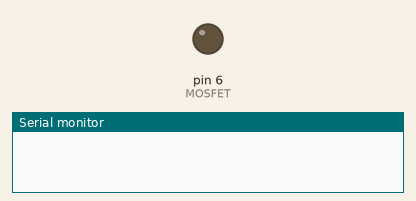
Simulated run of this sketch. Board: Arduino Uno, built with avr-gcc and run on an emulated ATmega328P. Parts: output pins drawn as LEDs (lit = HIGH), the last lines printed to the serial monitor.

Above: at 2.5 s.
At 7.5 s:
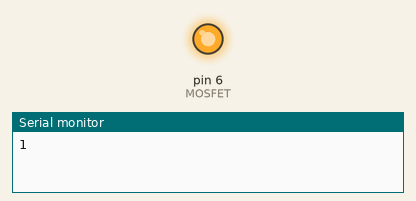
Timing chart, 0 to 13.0 s (numbered marks = the images above):
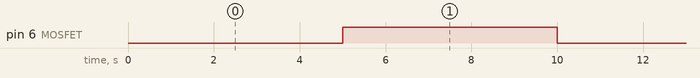

The sketch:

HEATER.ino
```cpp
#define MOSFET 6
unsigned long timed;
unsigned long previousMillis = 0;
unsigned long interval = 5000;
int heaterState = false;
void setup() {
  // put your setup code here, to run once:
  pinMode(MOSFET, OUTPUT);
  Serial.begin(9600);
}

void loop() {
  // put your main code here, to run repeatedly:
  timed = millis();
  //Serial.println(timed);
  if (timed - previousMillis >= interval){
    previousMillis = timed;
    if(!heaterState){
      heaterState = true;
      Serial.println(heaterState);
    }
    else if(heaterState){
      heaterState = false;
      Serial.println(heaterState);
    }
  }
  if(heaterState){
    analogWrite(MOSFET, 255);
  }
  else if(!heaterState){
    analogWrite(MOSFET, 0);
  }
}
```

Measured:
- by itself, pin 6 (MOSFET): alternates HIGH for 5.0 s and LOW for 5.0 s
